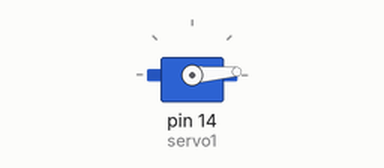
This sketch was run on a simulated Arduino Uno, built with avr-gcc and run on an emulated ATmega328P. Shown: servo. What the sketch prints to the serial monitor is not drawn.

Above: at 0.05 s.
At 0.5 s:
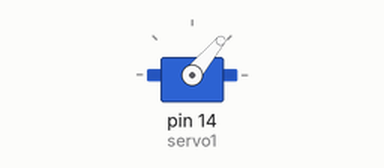
At 0.95 s:
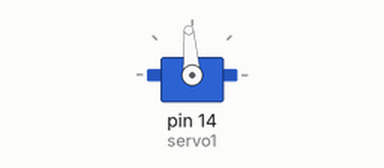
At 1.9 s:
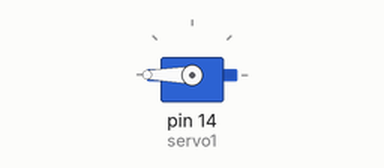
Timing chart, 0 to 6.7 s (numbered marks = the images above):
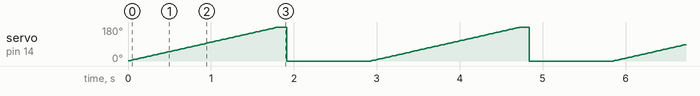

The sketch:

ServoFromArduino.ino
```cpp
/**
 * Basic Arduino Servo controller
 *
 * Pin 0 Analog output to control servo.
 *
 * The other two cables goes to VCC and GND.
 */


#include <Servo.h>

Servo servo1;

int v;

void setup() {

  pinMode(0,OUTPUT);
  servo1.attach(14); //analog pin 0
  //servo1.setMaximumPulse(2000);
  //servo1.setMinimumPulse(700);

  Serial.begin(19200);
  Serial.println("Ready");

  v=0;

}


void loop() {

  if (v>=190)
    {
    Serial.println("Reset");
    v=0;
    servo1.write(v);
    delay(1000);
    }
    else
    {
    v++;
    servo1.write(v);
    }

  delay(10);

}
```

Measured:
- by itself, servo on pin 14 (servo1): ramps from 0° to 180° and jumps back, once every 2.9 s
